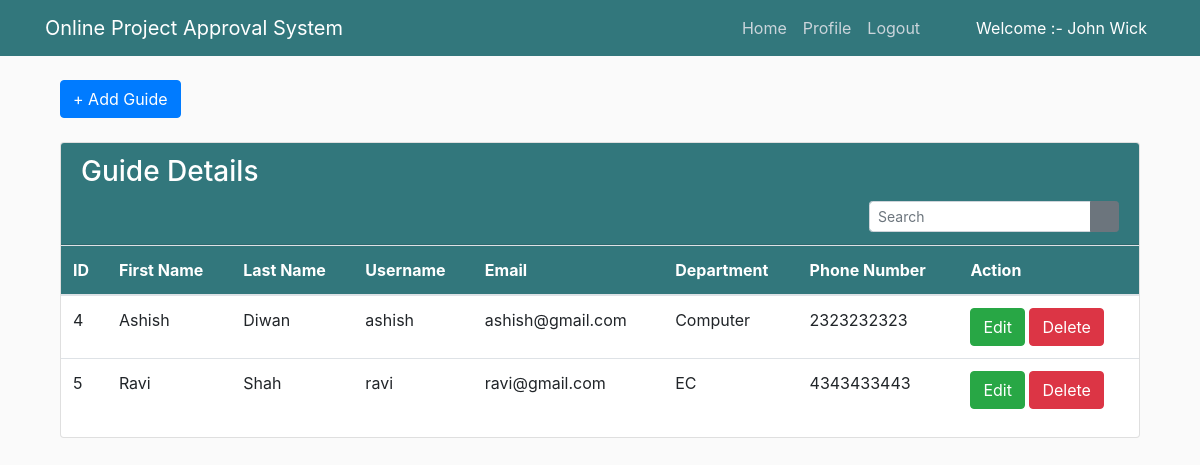
Page /manage_guide (signed in) on the committed database.
### project/models.py (models this page shows, shortened)
class CustomUser(AbstractUser):
    user_type_data = ((1, 'Admin'), (2, 'HOD'), (3, 'Guide'), (4, 'Student'))
    user_type = models.CharField(default = 1, choices = user_type_data, max_length = 10)

class Guide(models.Model):
    id = models.AutoField(primary_key = True)
    admin = models.OneToOneField(CustomUser, on_delete= models.CASCADE)
    phone_number = models.CharField(max_length=50)
    department = models.CharField(max_length=50)
    objects = models.Manager()

### project/adminViews.py (the view)
# urls.py: path('manage_guide', adminViews.manage_guide, name="manage_guide"),
def manage_guide(request):
    guides = Guide.objects.all()
    query = request.GET.get('query')
    if query:
        query = query.split()
        if len(query) == 2:
            guides = guides.filter(admin__first_name__contains=query[0] , admin__last_name__contains= query[1])
        else:
            guides = guides.filter(Q(admin__first_name__contains=query[0]) | Q(admin__last_name__contains = query[0]))
    context = {
        "guides": guides
    }
    return render(request, "project/admin_templates/manage_guide.html", context)

### project/LoginCheckMiddleWare.py (called while the page is built, shortened)
    def process_view(self, request, view_func, view_args, view_kwargs):
        modulename = view_func.__module__
        user = request.user
        if user.is_authenticated:
            if user.user_type == "1":
                if modulename == "project.adminViews":
                    pass
                elif modulename == "project.views" or modulename == "django.views.static":
                    pass
                else:
                    return redirect("admin_home")
            else:
                return redirect("doLogin")

### project/templates/project/admin_templates/manage_guide.html (shortened to what this page needs)
{% extends 'project/admin_templates/manage_base.html' %}
{% block content %}
{% load static %}
<section class="content">
        <div class="container-fluid">
            <a class="btn btn-primary" href="{% url 'add_guide' %}" role="button">+ Add Guide</a> <br/>&nbsp;
            <div class="row">
                <div class="col-md-12">
                    <div class="card">
                        <div class="card-header">
                            <h3 class="card-title">Guide Details</h3>
                            <div class="card-tools float-right">
                            <form method="GET">
                            <div class="input-group input-group-sm" style="width: 250px;">
                                <input type="text" name="query" class="form-control float-right" placeholder="Search">
                                <div class="input-group-append">
                                <button type="submit" class="btn btn-secondary"><i class="fas fa-search"></i></button>
                                </div>
                            </div>
                            </form>
                            </div>
                        </div>
                        <div class="card-body table-responsive p-0">
                            <table class="table table-hover text-nowrap">
                            <thead>
                                <tr>
                                <th>ID</th>
                                <th>First Name</th>
                                <th>Last Name</th>
                                <th>Username</th>
                                <th>Email</th>
                                <th>Department</th>
                                <th>Phone Number</th>
                                <th>Action</th>
                                </tr>
                            </thead>
                            <tbody>
                                {% if guides %}
                                {% for g in guides %}
                                <tr>
                                <td>{{ g.admin.id }}</td>
                                <td>{{ g.admin.first_name }}</td>
                                <td>{{ g.admin.last_name }}</td>
                                <td>{{ g.admin.username }}</td>
                                <td>{{ g.admin.email }}</td>
                                <td>{{ g.department }}</td>
                                <td>{{ g.phone_number }}</td>
                                <td>
                                    <a href="{% url 'edit_guide' g.admin.id %}" class="btn btn-success">Edit</a>
                                    <a href="{% url 'delete_guide' g.admin.id %}" class="btn btn-danger">Delete</a>
                                </td>
                                </tr>
                                {% endfor %}
                                {% else %}
                                    <h4 style="color:red"> Guide not available. Try again !!!</h4>
                                {% endif %}
                              </tbody>
                            </table>
                        </div>
                        </div>
                </div>
            </div>
        </div>
      </section>
  {% endblock  %}

### project/templates/project/admin_templates/manage_base.html (shortened to what this page needs)
{% load static %}
<!DOCTYPE html>
<html lang="en" dir="ltr">
  <head>
    <link rel="stylesheet" href="https://stackpath.bootstrapcdn.com/bootstrap/4.3.1/css/bootstrap.min.css">
    <link rel="stylesheet" href="{% static "fontawesome-free/css/all.min.css" %}">
  <link rel="stylesheet" href="{% static 'project/main.css' %}">
  </head>
  <body>
    <header class="site-header">
      <nav class="navbar navbar-expand-md navbar-dark bg-steel fixed-top">
        <div class="container">
          <a href="/" class="navbar-brand mr-4" >Online Project Approval System</a>
          <div class="collapse navbar-collapse" id="navbarToggle">
            <div class="navbar-nav">
              {% if user.is_authenticated %}
                <a href="{% url 'admin_home' %}" class="nav-item nav-link">Home</a>
                <a href="{% url 'admin_profile' %}" class="nav-item nav-link">Profile</a>
                <a href="{% url 'logout_user' %}" class="nav-item nav-link">Logout</a>
                <a class="nav-item nav-link pl-5" style="color:white;"> Welcome :- {{ user.first_name }} {{ user.last_name }}</a>
              {% else %}
                <a href="{% url 'project-home' %}" class="nav-item nav-link">Home</a>
                <a href="{% url 'doLogin' %}" class="nav-item nav-link">Login</a>
                <a href="{% url 'project-about' %}" class="nav-item nav-link">About</a>
              {% endif %}
            </div>
          </div>
        </div>
      </nav>
    </header>
   <main role="main" class="container">
      <div class="row">
        <div class="col-md-12">
          {% block content %}
          {% endblock %}
        </div>
      </div>
    </main>
  </body>
</html>

### static/project/main.css (style rules this page uses)
body { background: #fafafa; color: #333333; margin-top: 5rem; }
h1, h2, h3, h4, h5, h6 { color: #444444; }
.bg-steel { background-color: #32777c; }
.site-header .navbar-nav .nav-link { color: #cbd5db; }

### project/templates/project/admin_templates/manage_base.html (style rules this page uses)
.card-header { background-color : #32777c; }
h3 { color:white; }
thead { background-color : #32777c; }
th { color : white; }

### rows in the picture
CustomUser: first_name "John", last_name "Wick"
Guide: admin.id "4", admin.first_name "Ashish", admin.last_name "Diwan", admin.username "ashish", admin.email "ashish@gmail.com", department "Computer", phone_number "2323232323"
Guide: admin.id "5", admin.first_name "Ravi", admin.last_name "Shah", admin.username "ravi", admin.email "ravi@gmail.com", department "EC", phone_number "4343433443"
